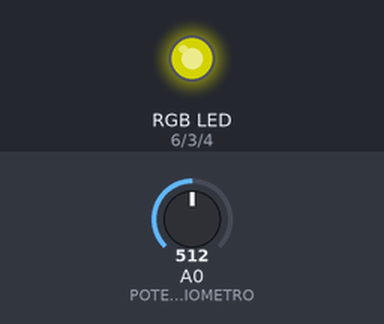
A sketch run on a simulated Arduino Uno, built with avr-gcc and run on an emulated ATmega328P. Parts: an RGB LED mixed from three pins (HIGH = lit). Inputs (shaded band) come from the test bench; at power-on: A0 (POTENCIOMETRO) = 512. Dim RGB values are drawn brighter than linear.

Above: at 1.2 s.
1.3 s: A0 (POTENCIOMETRO) set to 306
At 2.0 s:
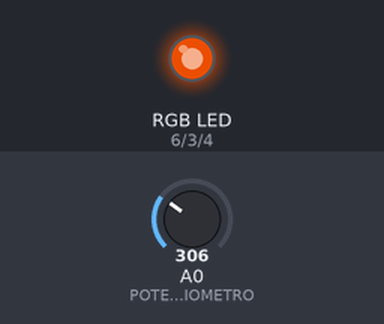
2.8 s: A0 (POTENCIOMETRO) set to 122
At 3.1 s:
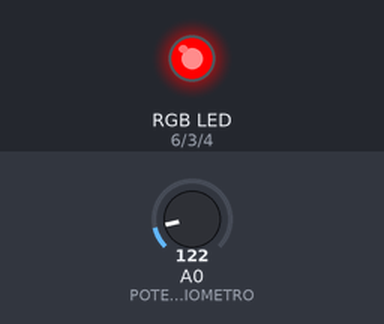
4.3 s: A0 (POTENCIOMETRO) set to 900
At 5.5 s:
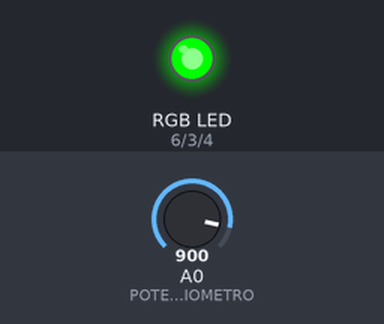
5.8 s: A0 (POTENCIOMETRO) set to 1023
At 6.6 s:
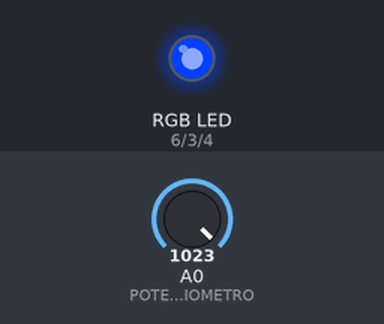
7.3 s: A0 (POTENCIOMETRO) set to 716
At 7.7 s:
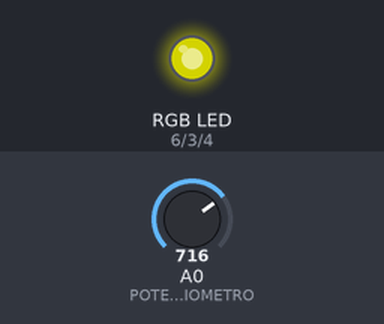
8.8 s: A0 (POTENCIOMETRO) set to 511
At 10.1 s:
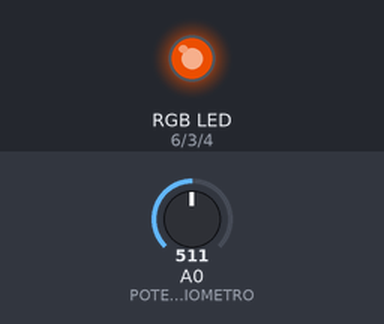
Timing chart, 0 to 11.3 s (numbered marks = the images above; inputs shaded):
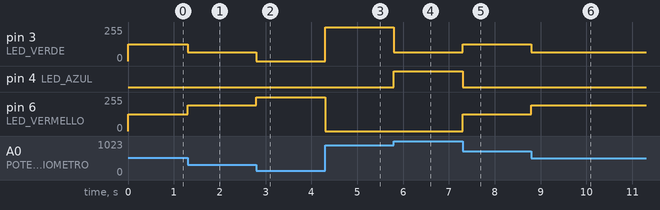

Measured:
- after the input at 1.3 s, pin 3 (LED_VERDE): 127/255 → 64/255 at once; pin 6 (LED_VERMELLO): 127/255 → 192/255 at once
- after the input at 2.8 s, pin 3 (LED_VERDE): 64/255 → 0/255 at once; pin 6 (LED_VERMELLO): 192/255 → 255/255 at once
- after the input at 4.3 s, pin 3 (LED_VERDE): 0/255 → 255/255 at once; pin 6 (LED_VERMELLO): 255/255 → 0/255 at once
- after the input at 5.8 s, pin 3 (LED_VERDE): 255/255 → 64/255 at once; pin 4 (LED_AZUL): LOW → HIGH at once
- after the input at 7.3 s, pin 3 (LED_VERDE): 64/255 → 127/255 at once; pin 4 (LED_AZUL): HIGH → LOW at once; pin 6 (LED_VERMELLO): 0/255 → 127/255 at once
- after the input at 8.8 s, pin 3 (LED_VERDE): 127/255 → 64/255 at once; pin 6 (LED_VERMELLO): 127/255 → 192/255 at once

The sketch:

Pr_ctica_0.1_entr._Analox.ino
```cpp
// C++ code
/*
 * Programa que mapea a entrada dun potenciómetroa cinco cores.
 * Unha entrada analóxica, conectada a un potenciómetro
 * determinará cal das 5 LEDS se encenden (activando unha de cinco
 * saídas dixitais, segundo o nivel detectado.
 *
 * Autor: Fer
 * Data: 10 de xaneiro de 2024
 * Actualización: 15 de xaneiro de 2024
 */

// Definicións da entrada analóxoca
#define POTENCIOMETRO A0
#define LED_VERMELLO 6
#define LED_VERDE 3
#define LED_AZUL 4
// Declaración de variables
int tempo = 200;
int valor_potenciometro;
int nivel;
int numero_niveis = 15; // Número de valores que toma a variable nivel.


void setup ()
{
  // Non hai que declarar as entradas e saìdas analóxicas
  Serial.begin(9600);
}

void loop ()
{
  valor_potenciometro = analogRead(POTENCIOMETRO);
  nivel = map(valor_potenciometro, 0, 1023, 0, 4);
  switch (nivel)
  {
    case 0:
    	setColor(255, 0, 0);
    break;
    case 1:
    	setColor(192, 64, 0);
    break;
    case 2:
    	setColor(127, 127, 0);
    break;
    case 3:
    	setColor(0, 255, 0);
    break;
    case 4:
    	setColor(0, 64, 192);
    break;
    default:
    apagarLed();
  }
}
/*
void loop()
{
  // Detectar o valor obtido do potenciómetro
  valor_potenciometro = analogRead(POTENCIOMETRO);
  // Seleccionar 1 de 5 niveis en función do valor detectado
  // Escribir no LED RGB
  if (valor_potenciometro <= 0)
  {
    apagarLed();
  }
  else if(valor_potenciometro < 205)
  {
    // Encender en vermello
    setColor(255, 0 ,127);
  }
  else if (valor_potenciometro < 410)
  {
    // Encender en laranxa
    setColor(255, 32, 0);
  }
  else if (valor_potenciometro < 615)
  {
    // Encender en amarelo
    setColor(255, 255, 0);
  }
  else if (valor_potenciometro < 820)
  {
    // Encender en verde
    setColor(0, 255, 127);
  }
  else
  {
    // Encender en azul
    setColor(0, 0, 255);
  }
  Serial.print("Valor obtido: ");
  Serial.println(valor_potenciometro);
  Serial.print("Valor de tension: ");
  Serial.println(valor_potenciometro * 4.887585);
  delay(tempo);
}
*/
// Funciones auxiliares
void setColor (int vermello, int verde, int azul)
{
  analogWrite(LED_VERMELLO, vermello);
  analogWrite(LED_VERDE, verde);
  analogWrite(LED_AZUL, azul);
}

void apagarLed (){
  setColor(0, 0, 0);
}
```
